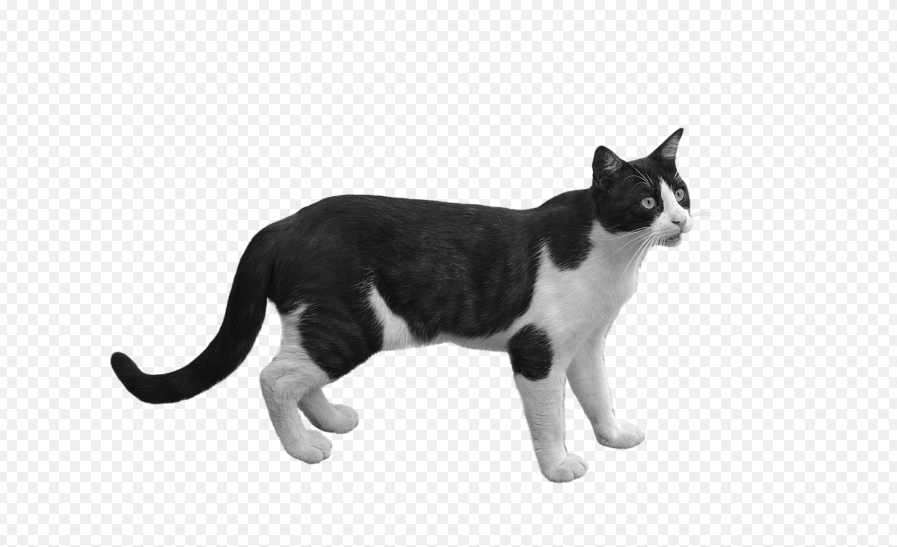
#> input picture images/cat.jpg, 1794 x 1094 px (shown at 1/2 size)
$ jupyter execute --allow-errors 05_edit_image.ipynb
#> lines starting #> are read from the running program, lines starting #| are printed output that depends on the picture
[cell 1]
import cv2
import numpy as np

[cell 2]
path = 'images/cat.jpg'

## 이미지 복사

[cell 3]
img = cv2.imread(path)
#> img is the input picture: shape (1094, 1794, 3); min 0, max 255, mean 218.4
shallow_copy = img ## 얕은 복사
deep_copy =img.copy() ## 깊은 복사
#> (the rest of this cell did not finish here and is left out)

[cell 4]
img = cv2.imread(path)
print(img.shape)
#| (1094, 1794, 3)

[cell 5]
## 고정크기로 조정
cv2.resize(img,(547,847))
cv2.imshow('img',img)
cv2.waitKey(0)
cv2.destroyAllWindows()
cv2.waitKey(1)

[cell 6]
## 비율로 조정

dst = cv2.resize(img,None,fx = 0.5, fy = 0.7, interpolation= cv2.INTER_BITS2)
cv2.imshow('img',dst)
cv2.waitKey(0)
cv2.destroyAllWindows()
cv2.waitKey(1)

## 실습

[cell 7]
video_path = 'video/dog.mp4'
cap = cv2.VideoCapture(video_path)
fps = cap.get(cv2.CAP_PROP_FPS)
while cap.isOpened():
    ret, frame = cap.read()
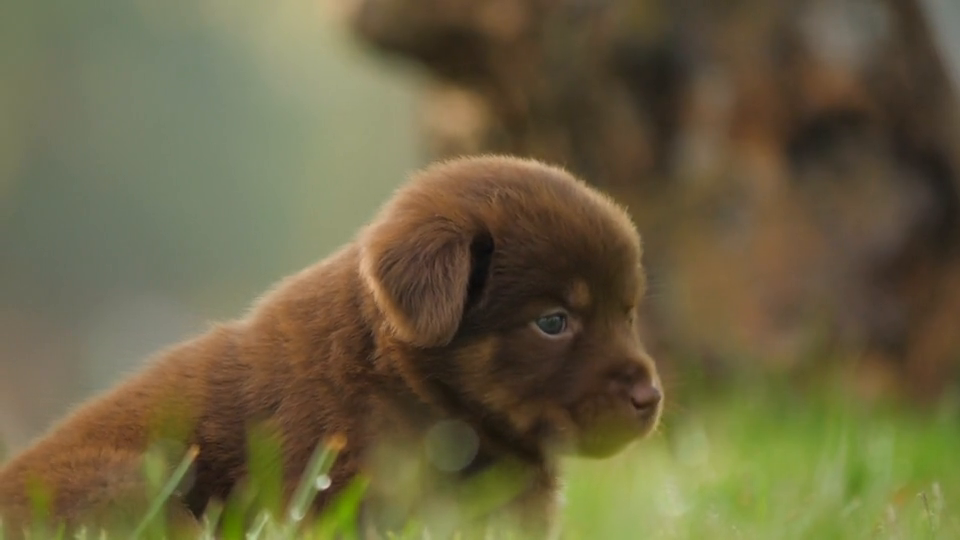
#> input picture frame 42 of video/dog.mp4, 960 x 540 px
#> frame is the input picture: shape (540, 960, 3); mean B, G, R 66.6, 98.4, 107.1
    if not ret:
        break
    if frame is not None:
        fr = cv2.resize(frame,None, fx = (1.5)**(1/2), fy = (1.5)**(1/2))
        cv2.imshow("video",fr)
        if cv2.waitKey(int(1000//fps)) == ord('q'):
#> (key q is pressed here)
            break
cap.release()

# 창 닫기
cv2.waitKey(1)
cv2.destroyAllWindows()

## 이미지 키우기 줄이기 뒤집기

[cell 8]
u = cv2.pyrUp(img)
d = cv2.pyrDown(img)
d_f = cv2.flip(d,flipCode = 1)
cv2.imshow('up',u)
cv2.imshow('down',d_f)
cv2.waitKey(0)
cv2.destroyAllWindows()
cv2.waitKey(1)

## 이미지 자르기

[cell 9]
img = cv2.imread(path)
crop = img[100:200,100:400]
cv2.imshow("cat",img)
cv2.imshow('cropped',crop)

### 실습

[cell 10]
path = 'images/share.jpeg'

[cell 11]
img = cv2.imread(path)
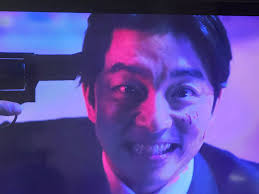
#> input picture images/share.jpeg, 259 x 194 px
#> img is the input picture: shape (194, 259, 3); mean B, G, R 157, 73.5, 90.8

img_flip = cv2.flip(img, flipCode = 1)
img_down = cv2.pyrDown(img)
img_double_down = cv2.flip(cv2.pyrDown(img_down),flipCode =1)
a  = img_flip.shape[0]-img_down.shape[0]
#> a = 97
b  = img_flip.shape[1]-img_down.shape[1]
#> b = 129
c = img_down.shape[0] - img_double_down.shape[0]
#> c = 48
d = img_down.shape[1] - img_double_down.shape[1]
#> d = 65
img_down[c:img_down.shape[0],d:img_down.shape[1]] = img_double_down
img_flip[a:img_flip.shape[0],b:img_flip.shape[1]] = img_down
cv2.imshow('exercise',img_flip)
cv2.waitKey(0)
cv2.destroyAllWindows()
cv2.waitKey(1)

[cell 12]
img.shape
#> Out = (194, 259, 3)

## 사진 좌우 대칭 만들기

[cell 13]
img = cv2.imread(path)
img_flip = cv2.flip(img, flipCode = 1)
a = img.shape[1]//2
#> a = 129
# 왼쪽 절반 자르기
left_half = img[:, : a //2 + 90 ]

# 왼쪽 절반을 좌우 반전
mirrored_left = cv2.flip(left_half, 1)
symmetric_image = np.hstack((left_half, mirrored_left))
cv2.imwrite('images/share_symmetric.jpg', symmetric_image)
cv2.imshow('exercise',symmetric_image)
cv2.waitKey(0)
cv2.destroyAllWindows()
cv2.waitKey(1)

## 이미지 색상

[cell 14]
path = 'images/share_symmetric.jpg'

[cell 15]
img = cv2.imread(path)
#> img: shape (194, 308, 3)
b,g,r = cv2.split(img)
cv2.imshow("blue",b)
cv2.imshow("green",g)
cv2.imshow('red',r)
cv2.waitKey(0)
cv2.destroyAllWindows()
cv2.waitKey(1)

[cell 16]
merged_img = cv2.merge([b,g,r])
cv2.imshow("merged",merged_img)
cv2.waitKey(0)
cv2.destroyAllWindows()
cv2.waitKey(1)

### 이미지 색상 변경

[cell 17]
img_changed = cv2.cvtColor(img, cv2.COLOR_BGR2GRAY)
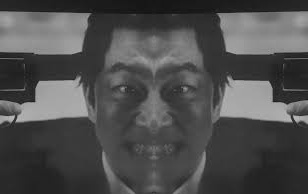
#> img_changed: shape (194, 308); min 18, max 189, mean 78.1
img_rgb=cv2.cvtColor(img, cv2.COLOR_BGR2RGB)
cv2.imshow('gray',img_changed)
cv2.imshow('rgb',img_rgb)
cv2.waitKey(0)
cv2.destroyAllWindows()
cv2.waitKey(1)

### 실습

[cell 18]
b = cv2.split(img_changed)

[cell 19]
b[0]

[cell 20]
img_changed = cv2.cvtColor(img, cv2.COLOR_BGR2GRAY)
img_changed_col = 255 - img_changed
cv2.imshow('gray',img_changed_col)
cv2.waitKey(0)
cv2.destroyAllWindows()
cv2.waitKey(1)

[cell 21]
b,g,r = cv2.split(img)
b_changed = 255 - b
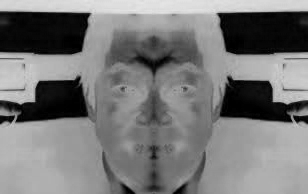
#> b_changed: shape (194, 308); min 0, max 230, mean 121
g_changed = 255 - g
r_changed = 255 - r
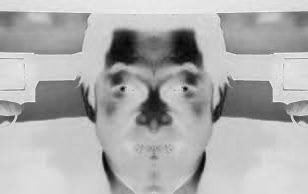
#> r_changed: shape (194, 308); min 3, max 252, mean 173.9
bgr_changed = cv2.merge([b_changed,g_changed,r_changed])
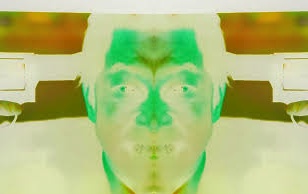
#> bgr_changed: shape (194, 308, 3); mean B, G, R 121, 189.2, 173.9

cv2.imshow('bgr_changed',bgr_changed)
cv2.waitKey(0)
cv2.destroyAllWindows()
cv2.waitKey(1)

## 이미지 흐리기

[cell 22]
kernel_3 = cv2.GaussianBlur(img,ksize=(3,3),sigmaX=0)
kernel_5 = cv2.GaussianBlur(img,ksize=(5,5),sigmaX=0)
kernel_7 = cv2.GaussianBlur(img,ksize=(7,7),sigmaX=0)

cv2.imshow("original",img)
cv2.imshow("3",kernel_3)
cv2.imshow("5",kernel_5)
cv2.imshow("7",kernel_7)
cv2.waitKey(0)
cv2.destroyAllWindows()
cv2.waitKey(1)

[cell 23]
sigma_1 = cv2.GaussianBlur(img,ksize=(0,0),sigmaX=1)
sigma_2 = cv2.GaussianBlur(img,ksize=(0,0),sigmaX=2)
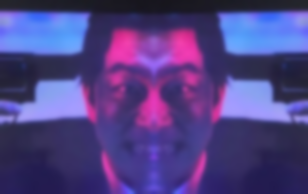
#> sigma_2: shape (194, 308, 3); mean B, G, R 134, 65.8, 81.1
sigma_3 = cv2.GaussianBlur(img,ksize=(0,0),sigmaX=3)

cv2.imshow("original",img)
cv2.imshow("1",sigma_1)
cv2.imshow("2",sigma_2)
cv2.imshow("3",sigma_3)
cv2.waitKey(0)
cv2.destroyAllWindows()
cv2.waitKey(1)

### 이미지 회전

[cell 24]
dst_90 = cv2.rotate(img,cv2.ROTATE_90_CLOCKWISE)
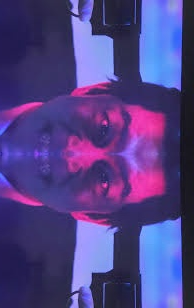
#> dst_90: shape (308, 194, 3); mean B, G, R 134, 65.8, 81.1
dst_180 =cv2.rotate(img,cv2.ROTATE_180)
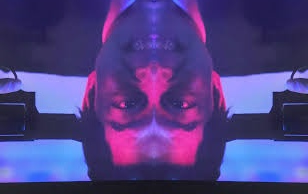
#> dst_180: shape (194, 308, 3); mean B, G, R 134, 65.8, 81.1
dst_90_counter = cv2.rotate(img,cv2.ROTATE_90_COUNTERCLOCKWISE)
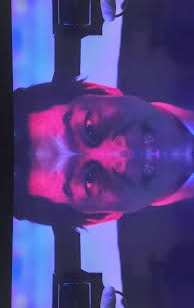
#> dst_90_counter: shape (308, 194, 3); mean B, G, R 134, 65.8, 81.1
cv2.imshow("original",img)
cv2.imshow("90",dst_90)
cv2.imshow("180",dst_180)
cv2.imshow("counter 90",dst_90_counter)
cv2.waitKey(0)
cv2.destroyAllWindows()
cv2.waitKey(1)

[cell 25]
name = 'Trackbar'
trackbar_name = 'rotation'
cv2.namedWindow(name)
cv2.createTrackbar(trackbar_name,name,0,360,lambda x: x)
while True:
    angle = cv2.getTrackbarPos(trackbar_name,name)
    center = (img.shape[1]//2,img.shape[0]//2)
#> center = (154, 97)
    affine = cv2.getRotationMatrix2D(center, angle, 1)
#> affine = [[1, 0, 0], [0, 1, 0]]
    dst = cv2.warpAffine(img, affine, (img.shape[1],img.shape[0])) ### 사이즈 shape이 가로(1) 세로(0)으로 입력
    cv2.imshow(name,dst)
    if cv2.waitKey(1) == ord('q'):
#> (key q is pressed here)
        break


cv2.destroyAllWindows()

cv2.waitKey(1)
